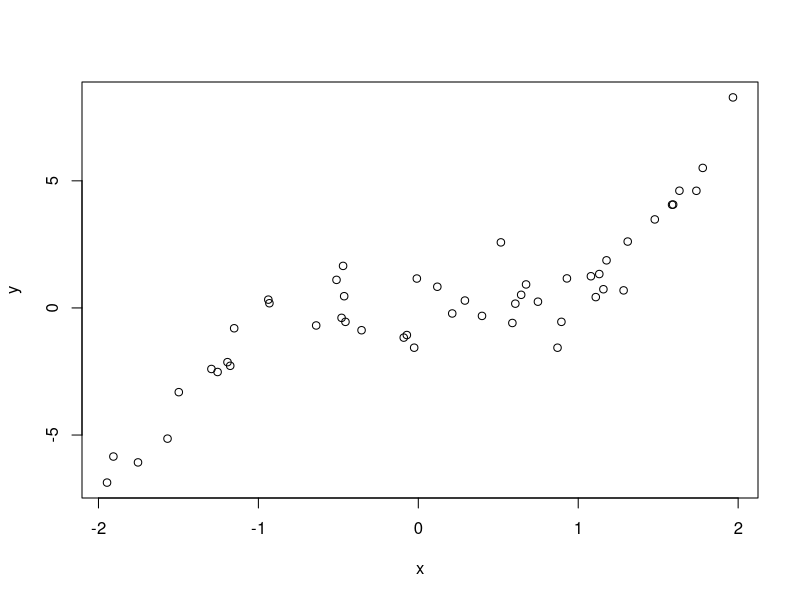
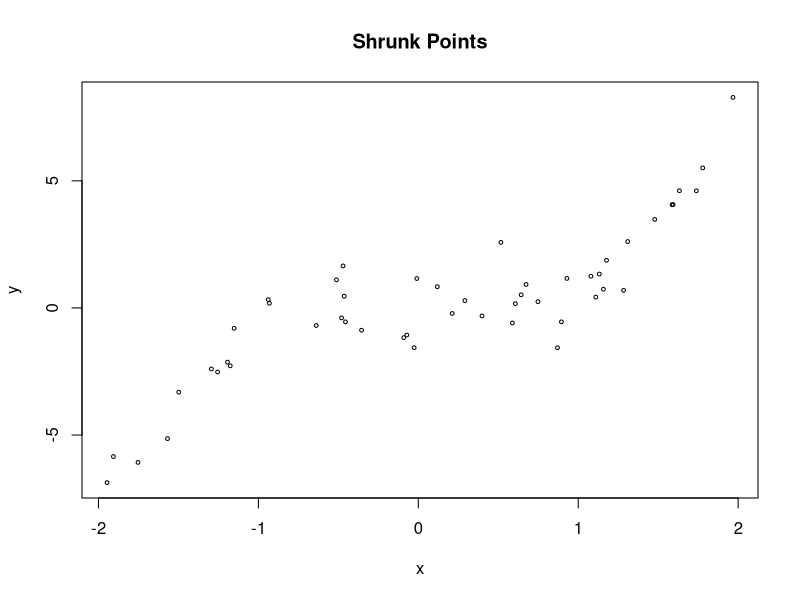
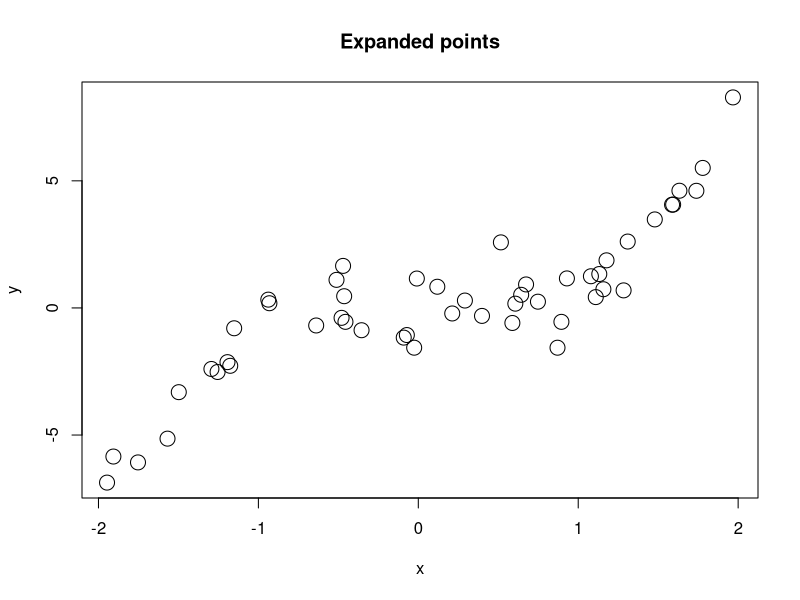
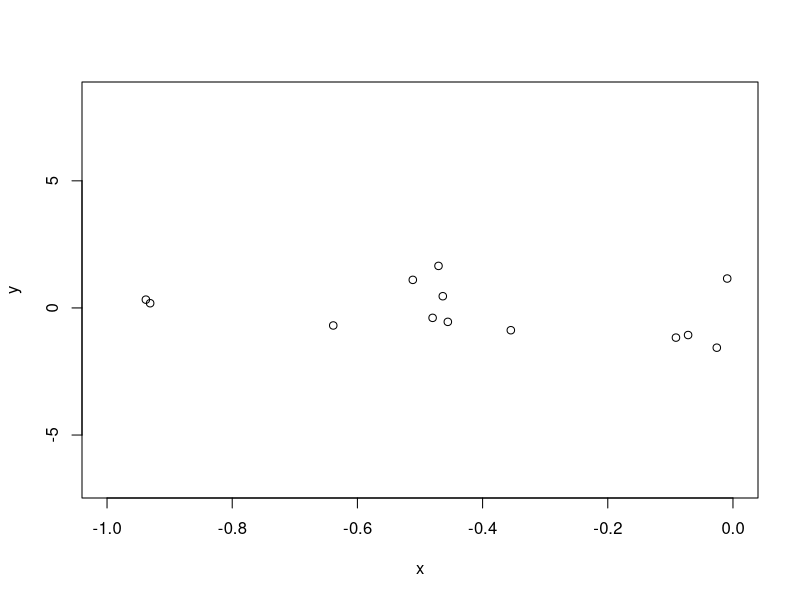
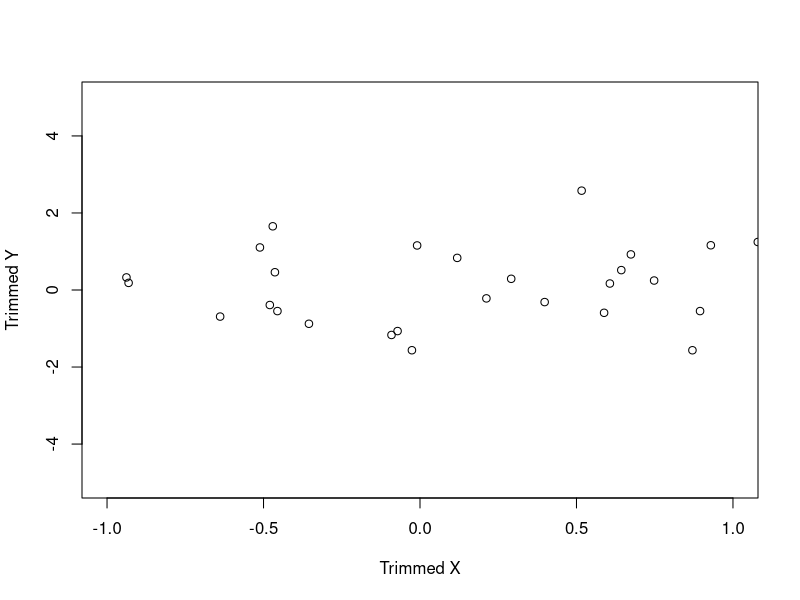
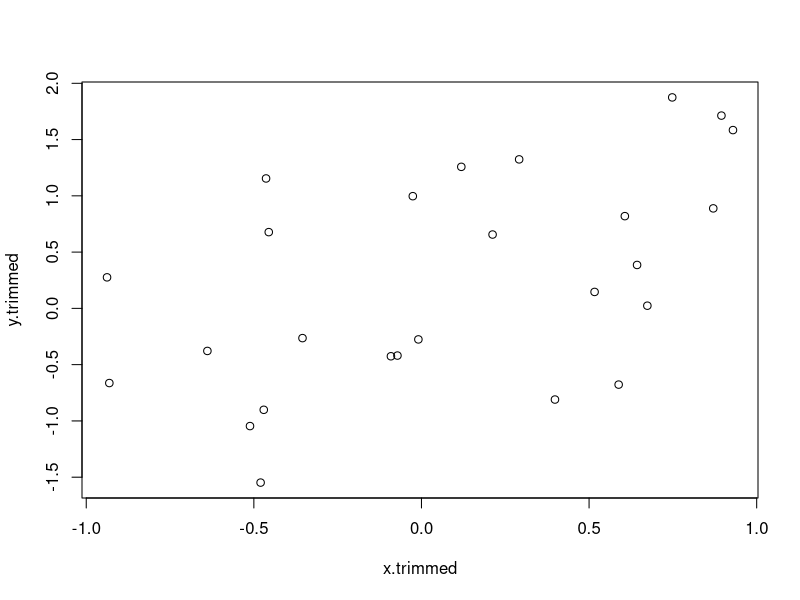
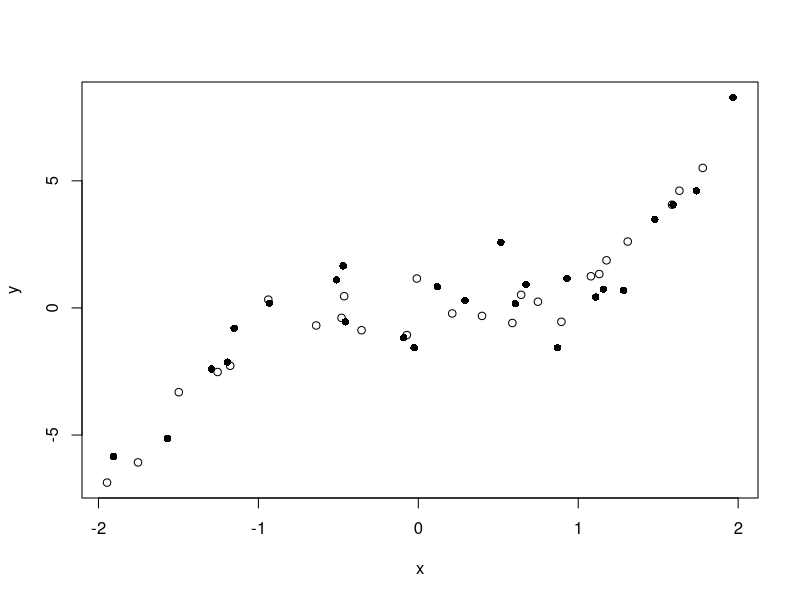
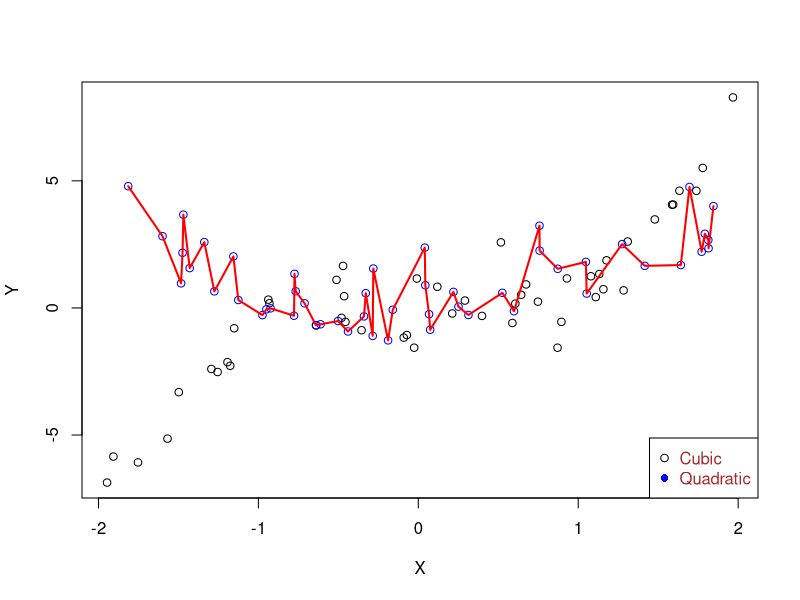

These charts were generated, in order, by the following R code:

rm(list=ls())

n=50
set.seed(0)
x = sort(runif(n, min=-2, max=2))
y = x^3 + rnorm(n)
plot(x, y, type="p")
plot(x, y, type="p", cex=0.5, main="Shrunk Points")
plot(x, y, type="p", cex=2, main="Expanded points")

plot(x, y, type="p", xlim=c(-1,0))
plot(x, y, type="p", xlim=c(-1,1), ylim=c(-5,5), xlab="Trimmed X", ylab="Trimmed Y")

x.trimmed <- x[-1<=x & x <=1]
y.trimmed <- x.trimmed^3 +rnorm(length(x.trimmed))

plot(x.trimmed, y.trimmed, type="p")

plot(x, y, pch=c(1,16))

x2 = sort(runif(n, min=-2, max=2))
y2 = x2^2 + rnorm(n)


plot(x, y, type ="p", xlab = "X", ylab = "Y") 
points(x2,y2, col="blue")

lines(x2, y2, type="l", col="red", lwd=2)

legend("bottomright", legend =c("Cubic", "Quadratic"), col=c("black", "blue"), pch=c(1, 16), text.col="brown")

a <- 1:10
b1 <- a^2
b2 <- 2*b1
plot(a, b1, type="b", pch=19, col="red", xlab="a", ylab="b")
lines(a, b2, pch=18, col="blue", type="b", lty=2)

legend(1, 95, legend=c("Line 1", "Line 2"), col=c("red", "blue"), lty=1:2, cex=0.8)
text(4, 50, labels="hello")
text(1, 5, labels="MSQE")
